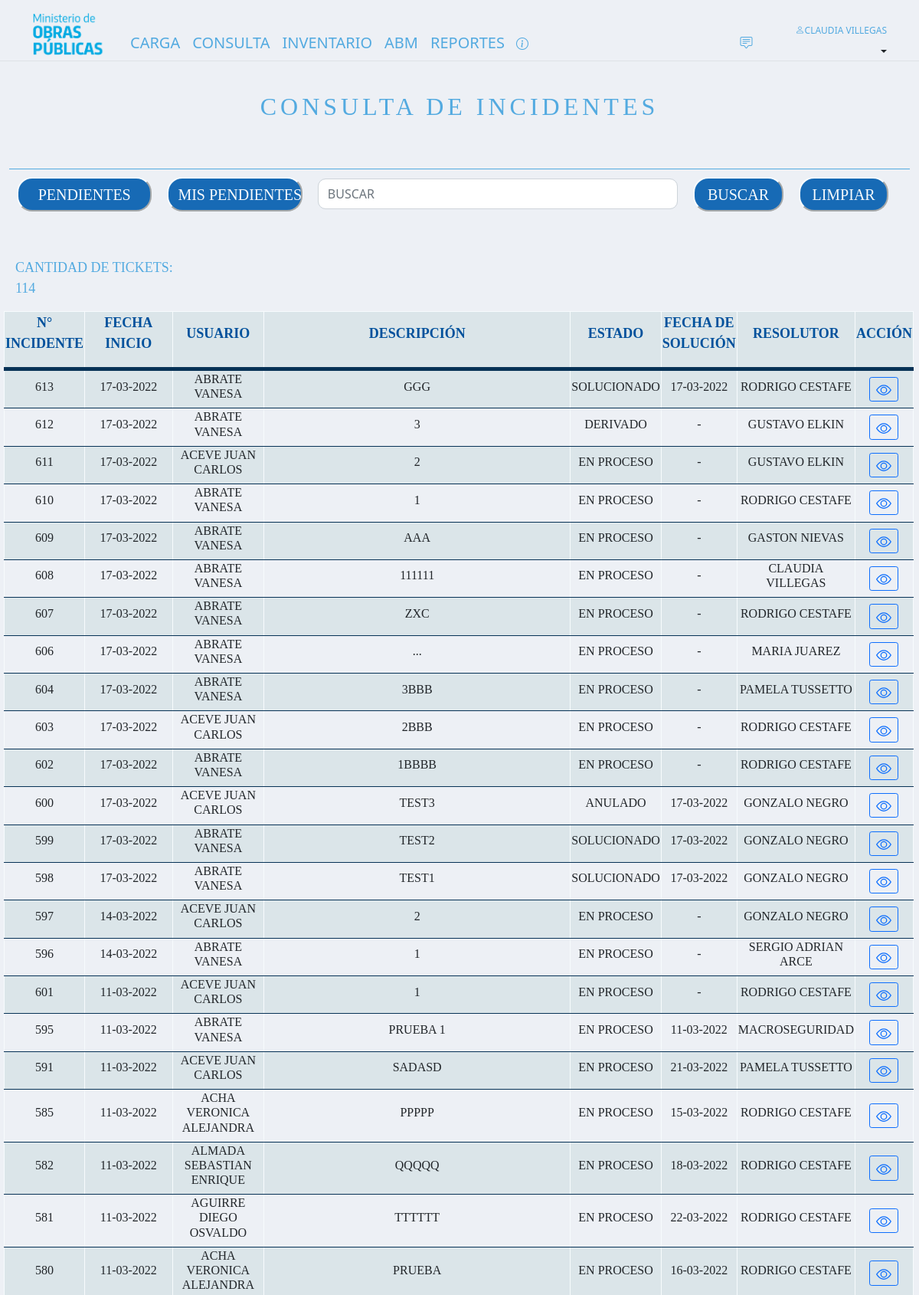
Screenshot of /consulta.php (signed in, upper part) with the database file from the repository.
### tables this page shows
CREATE TABLE `resolutor` (
  `ID_RESOLUTOR` int(2) NOT NULL,
  `RESOLUTOR` text NOT NULL,
  `ID_TIPO_RESOLUTOR` int(2) NOT NULL,
  `CUIL` text NOT NULL,
  `CORREO` varchar(100) NOT NULL,
  `TELEFONO` text NOT NULL,
  `CONTRASEÑA` varchar(100) NOT NULL
);

CREATE TABLE `ticket` (
  `ID_TICKET` int(11) NOT NULL,
  `FECHA_INICIO` date NOT NULL,
  `DESCRIPCION` longtext NOT NULL,
  `USUARIO` text NOT NULL,
  `ID_USUARIO` int(3) NOT NULL,
  `IMAGEN` longblob NOT NULL,
  `ID_TIPIFICACION` int(11) NOT NULL,
  `ID_PRIORIDAD` int(1) NOT NULL,
  `ID_ESTADO` int(11) NOT NULL,
  `NRO_EQUIPO` varchar(8) NOT NULL,
  `FECHA_SOLUCION` date NOT NULL,
  `ID_RESOLUTOR` int(11) NOT NULL,
  `TIPO_RESOLUTOR` int(2) NOT NULL,
  `ID_WS` int(11) NOT NULL,
  `HORA` time NOT NULL
);

CREATE TABLE `estado` (
  `ID_ESTADO` int(1) NOT NULL,
  `ESTADO` text NOT NULL
);

### consulta.php (the view, shortened to what this page needs)
<?php
include('conexion.php');
$iduser = $_SESSION['cuil'];
$sql = "SELECT ID_RESOLUTOR, CUIL, RESOLUTOR FROM resolutor WHERE CUIL='$iduser'";
$resultado = $datos_base->query($sql);
$row = $resultado->fetch_assoc();
?>
<!DOCTYPE html>
<html>
<head>
	<link rel="stylesheet" href="https://cdn.jsdelivr.net/npm/bootstrap-icons@1.5.0/font/bootstrap-icons.css">
	<link href="https://cdn.jsdelivr.net/npm/bootstrap@5.1.3/dist/css/bootstrap.min.css" rel="stylesheet">
	<link href="https://unpkg.com/aos@2.3.1/dist/aos.css" rel="stylesheet">
	<link rel="stylesheet" type="text/css" href="estiloconsulta.css">
</head>
<body>
<header class="p-3 mb-3 border-bottom altura">
    <div class="container">
      <div class="d-flex flex-wrap align-items-center justify-content-center justify-content-lg-start">
        <a class="d-flex align-items-center mb-2 mb-lg-0 text-dark text-decoration-none"><div id="foto"></div>
        </a>
        <ul class="nav col-12 col-lg-auto me-lg-auto mb-2 justify-content-center mb-md-0 espacio">
            <li><a href="cargadeincidentes.php" class="nav-link px-2 link-secondary link">CARGA</a></li>
            <li><a href="consulta.php" class="nav-link px-2 link-dark link">CONSULTA</a></li>
            <li><a href="inventario.php" class="nav-link px-2 link-dark link">INVENTARIO</a>
            </li>
            <li><a href="abm.php" class="nav-link px-2 link-dark link">ABM</a></li>
            <li><a href="tiporeporte.php" class="nav-link px-2 link-dark link">REPORTES</a></li>
			<li class="ubicacion"><a href="bienvenida.php"><i class="bi bi-info-circle"></i></a></li>
        </ul>
		<form method="POST" action="mensajes.php">
			<button href="mensajes.php" class="mensaje" style="margin-right: 50px;"><i class="bi bi-chat-square-text"></i></button>
		</form>
        <div class="dropdown text-end">
          <a href="#" class="d-block link-dark text-decoration-none dropdown-toggle" id="dropdownUser1" data-bs-toggle="dropdown" aria-expanded="false"><h5><i class="bi bi-person rounded-circle"></i><?php echo utf8_decode($row['RESOLUTOR']);?></h5></a>
        </div>
      </div>
    </div>
  </header>
	<section id="consulta">
		<div id="titulo" data-aos="zoom-in">
			<h1>CONSULTA DE INCIDENTES</h1>
		</div>
		<div id="filtro"  class="container-fluid">
			<form method="POST" action="consulta.php">
				<div class="form-group row">
				<input id="vlva1" class="button col-xl-2 col-lg-2" style="margin-left: 10px; margin-top: 10px;" type="submit" name="btn3" value="PENDIENTES"></input>
				<input id="vlva1" class="button col-xl-2 col-lg-2" style="margin-left: 10px; margin-top: 10px;" type="submit" name="pm" value="MIS PENDIENTES"></input>
				<?php
				if(empty($_POST['btn3']))
				{ if(empty($_POST['pm'])){?>
				<input type="text" style="margin-left: 10px; width: 40%; height: 40px; margin-top: 12px; 	box-sizing: border-box; border-radius: 10px; text-transform:uppercase;" name="buscar"  placeholder="Buscar"  class="form-control largo col-xl-4 col-lg-4">
 				<?php
				}}
				?>
				<?php
				if(empty($_POST['btn3']))
				{ if(empty($_POST['pm'])){?>
				<input id="vlva" class="button col-xl-2 col-lg-2" style="margin-left: 10px; margin-top: 10px;" type="submit" name="btn2" value="BUSCAR"></input>
				<?php
				}}
				?>
				<input id="vlva" class="button col-xl-2 col-lg-2" style="margin-left: 10px; margin-top: 10px;" type="submit" name="btn1" value="LIMPIAR"></input>
				</div>
			</form>
		</div>
		<div id="mostrar_incidentes">
			<?php
				echo "<table width=100%>
						<thead>
							<tr>
								<th><p>N° INCIDENTE</p></th>
								<th width=125px><p>FECHA INICIO</p></th>
								<th><p>USUARIO</p></th>
								<th width=450px><p>DESCRIPCIÓN</p></th>
								<th><p>ESTADO</p></th>
								<th><p>FECHA DE SOLUCIÓN</p></th>
								<th><p>RESOLUTOR</p></th>
								<th width=65px><p>ACCIÓN</p></th>
							</tr>
						</thead>
					";
							if(isset($_POST['btn3']))
							{
								 $contador = 0;
							$consulta=mysqli_query($datos_base, "SELECT t.ID_TICKET, t.FECHA_INICIO, t.USUARIO, t.DESCRIPCION, p.PRIORIDAD, e.ESTADO, t.NRO_EQUIPO, t.FECHA_SOLUCION, r.RESOLUTOR
							FROM ticket t
							LEFT JOIN prioridad p ON  p.ID_PRIORIDAD = t.ID_PRIORIDAD
							LEFT JOIN estado e ON e.ID_ESTADO = t.ID_ESTADO
							LEFT JOIN resolutor r ON r.ID_RESOLUTOR = t.ID_RESOLUTOR
							 WHERE t.ID_ESTADO IN (3, 4) ORDER BY t.FECHA_INICIO DESC, t.ID_TICKET DESC");
								while($listar = mysqli_fetch_array($consulta))
								{
									$fecord = date("d-m-Y", strtotime($listar['FECHA_INICIO']));
									$fecha = "0000-00-00";
									if($listar['FECHA_SOLUCION'] == $fecha)
									{
										$fec = date("d-m-Y", strtotime($listar['FECHA_SOLUCION']));
										$fec = "-";
									}
									else{
										$fec = date("d-m-Y", strtotime($listar['FECHA_SOLUCION']));
									}
									echo
									"
										<tr>
										<td><h4 style='margin-top:12px;margin-bottom: 12px; font-size:16px;'>".$listar['ID_TICKET']."</h4 ></td>
										<td><h4 style='margin-top:12px;margin-bottom: 12px; font-size:16px;'>".$fecord."</h4 ></td>
										<td><h4 style='margin-top:12px; margin-bottom: 12px; font-size:16px;'>".$listar['USUARIO']."</h4 ></td>
										<td><h4 style='margin-top:12px; margin-bottom: 12px; font-size:16px;'>".$listar['DESCRIPCION']."</h4 ></td>
										<td><h4 style='margin-top:12px; margin-bottom: 12px; font-size:16px;'>".$listar['ESTADO']."</h4 ></td>
										<td><h4 style='margin-top:12px; margin-bottom: 12px; font-size:16px;'>".$fec."</h4 ></td>
										<td><h4 style='margin-top:12px; margin-bottom: 12px; font-size:16px;'>".$listar['RESOLUTOR']."</h4 ></td>
										<td class='text-center text-nowrap'><a class='btn btn-sm btn-outline-primary' href=modificacion.php?no=".$listar['ID_TICKET']." target=new class=mod><svg xmlns='http://www.w3.org/2000/svg' width='16' height='16' fill='currentColor' class='bi bi-pencil-square' viewBox='0 0 16 16'>
											<path d='M15.502 1.94a.5.5 0 0 1 0 .706L14.459 3.69l-2-2L13.502.646a.5.5 0 0 1 .707 0l1.293 1.293zm-1.75 2.456-2-2L4.939 9.21a.5.5 0 0 0-.121.196l-.805 2.414a.25.25 0 0 0 .316.316l2.414-.805a.5.5 0 0 0 .196-.12l6.813-6.814z'/>
											<path fill-rule='evenodd' d='M1 13.5A1.5 1.5 0 0 0 2.5 15h11a1.5 1.5 0 0 0 1.5-1.5v-6a.5.5 0 0 0-1 0v6a.5.5 0 0 1-.5.5h-11a.5.5 0 0 1-.5-.5v-11a.5.5 0 0 1 .5-.5H9a.5.5 0 0 0 0-1H2.5A1.5 1.5 0 0 0 1 2.5v11z'/>
										  </svg></a></td>
										</tr>
									";
									$contador = $contador + 1;
								}
						}
							elseif(isset($_POST['btn2']))
							{
								$doc = $_POST['buscar'];
								$contador = 0;
								$consulta=mysqli_query($datos_base, "SELECT t.ID_TICKET, t.FECHA_INICIO, t.USUARIO, t.DESCRIPCION, p.PRIORIDAD, e.ESTADO, t.NRO_EQUIPO, t.FECHA_SOLUCION, r.RESOLUTOR
								FROM ticket t
								LEFT JOIN prioridad p ON  p.ID_PRIORIDAD = t.ID_PRIORIDAD
								LEFT JOIN estado e ON e.ID_ESTADO = t.ID_ESTADO
								LEFT JOIN resolutor r ON r.ID_RESOLUTOR = t.ID_RESOLUTOR
								WHERE t.ID_TICKET LIKE '$doc' OR t.DESCRIPCION LIKE '%$doc%' OR t.USUARIO LIKE '%$doc%'
								OR t.FECHA_INICIO LIKE '%$doc%' OR p.PRIORIDAD LIKE '%$doc%'  OR e.ESTADO LIKE '%$doc%'
								OR t.NRO_EQUIPO LIKE '%$doc%'  OR t.FECHA_SOLUCION LIKE '%$doc%'  OR r.RESOLUTOR LIKE '%$doc%'
								ORDER BY t.FECHA_INICIO DESC, t.ID_TICKET DESC");
								while($listar = mysqli_fetch_array($consulta))
								{
									$fecord = date("d-m-Y", strtotime($listar['FECHA_INICIO']));
									$fecha = "0000-00-00";
									if($listar['FECHA_SOLUCION'] == $fecha)
									{
										$fec = date("d-m-Y", strtotime($listar['FECHA_SOLUCION']));
										$fec = "-";
											}
												else{
													$fec = date("d-m-Y", strtotime($listar['FECHA_SOLUCION']));
												}
												echo
												"
													<tr>
													<td><h4 style='font-size:16px;'>".$listar['ID_TICKET']."</h4 ></td>
													<td><h4 style='font-size:16px;'>".$fecord."</h4 ></td>
													<td><h4 style='font-size:16px;'>".$listar['USUARIO']."</h4 ></td>
													<td><h4 style='font-size:16px;'>".$listar['DESCRIPCION']."</h4 ></td>
													<td><h4 style='font-size:16px;'>".$listar['ESTADO']."</h4 ></td>
													<td><h4 style='font-size:16px;'>".$fec."</h4 ></td>
													<td><h4 style='font-size:16px;'>".$listar['RESOLUTOR']."</h4 ></td>
													<td class='text-center text-nowrap'><a class='btn btn-sm btn-outline-primary' href=consultadetalle.php?no=".$listar['ID_TICKET']." target=new class=mod><svg xmlns='http://www.w3.org/2000/svg' width='20' height='20' fill='currentcolor' margin='5' class='bi bi-eye' viewBox='0 0 16 16'>
													<path d='M16 8s-3-5.5-8-5.5S0 8 0 8s3 5.5 8 5.5S16 8 16 8zM1.173 8a13.133 13.133 0 0 1 1.66-2.043C4.12 4.668 5.88 3.5 8 3.5c2.12 0 3.879 1.168 5.168 2.457A13.133 13.133 0 0 1 14.828 8c-.058.087-.122.183-.195.288-.335.48-.83 1.12-1.465 1.755C11.879 11.332 10.119 12.5 8 12.5c-2.12 0-3.879-1.168-5.168-2.457A13.134 13.134 0 0 1 1.172 8z'/>
													<path d='M8 5.5a2.5 2.5 0 1 0 0 5 2.5 2.5 0 0 0 0-5zM4.5 8a3.5 3.5 0 1 1 7 0 3.5 3.5 0 0 1-7 0z'/>
												  </svg></a></td>
													</tr>
												";
												$contador = $contador + 1;
								} ;}
								else{
									$contador = 0;
							$consulta=mysqli_query($datos_base, "SELECT t.ID_TICKET, t.FECHA_INICIO, t.USUARIO, t.DESCRIPCION, p.PRIORIDAD, e.ESTADO, t.NRO_EQUIPO, t.FECHA_SOLUCION, r.RESOLUTOR
							FROM ticket t
							LEFT JOIN prioridad p ON  p.ID_PRIORIDAD = t.ID_PRIORIDAD
							LEFT JOIN estado e ON e.ID_ESTADO = t.ID_ESTADO
							LEFT JOIN resolutor r ON r.ID_RESOLUTOR = t.ID_RESOLUTOR
							ORDER BY t.FECHA_INICIO DESC, t.ID_TICKET DESC");
								while($listar = mysqli_fetch_array($consulta))
								{
									$fecord = date("d-m-Y", strtotime($listar['FECHA_INICIO']));
									$fecha = "0000-00-00";
									if($listar['FECHA_SOLUCION'] == $fecha)
									{
										$fec = date("d-m-Y", strtotime($listar['FECHA_SOLUCION']));
										$fec = "-";
									}
									else{
										$fec = date("d-m-Y", strtotime($listar['FECHA_SOLUCION']));
									}
									echo
									"
										<tr>
										<td><h4 style='font-size:16px;'>".$listar['ID_TICKET']."</h4></td>
										<td><h4 style='font-size:16px;'>".$fecord."</h4></td>
										<td><h4 style='font-size:16px;'>".$listar['USUARIO']."</h4></td>
										<td><h4 style='font-size:16px;'>".$listar['DESCRIPCION']."</h4></td>
										<td><h4 style='font-size:16px;'>".$listar['ESTADO']."</h4></td>
										<td><h4 style='font-size:16px;'>".$fec."</h4 ></td>
										<td><h4 style='font-size:16px;' >".$listar['RESOLUTOR']."</h4></td>
										<td class='text-center text-nowrap'><a class='btn btn-sm btn-outline-primary' href=consultadetalle.php?no=".$listar['ID_TICKET']." target=new class=mod><svg xmlns='http://www.w3.org/2000/svg' width='20' height='20' fill='currentcolor' margin='5' class='bi bi-eye' viewBox='0 0 16 16'>
										<path d='M16 8s-3-5.5-8-5.5S0 8 0 8s3 5.5 8 5.5S16 8 16 8zM1.173 8a13.133 13.133 0 0 1 1.66-2.043C4.12 4.668 5.88 3.5 8 3.5c2.12 0 3.879 1.168 5.168 2.457A13.133 13.133 0 0 1 14.828 8c-.058.087-.122.183-.195.288-.335.48-.83 1.12-1.465 1.755C11.879 11.332 10.119 12.5 8 12.5c-2.12 0-3.879-1.168-5.168-2.457A13.134 13.134 0 0 1 1.172 8z'/>
										<path d='M8 5.5a2.5 2.5 0 1 0 0 5 2.5 2.5 0 0 0 0-5zM4.5 8a3.5 3.5 0 1 1 7 0 3.5 3.5 0 0 1-7 0z'/>
									  </svg></a></td>
										</tr>
									";
									$contador = $contador + 1;
								}
							}
						echo "<div id=contador>";
						echo"
							<p>CANTIDAD DE TICKETS:  $contador</p>
						</div>
				</table>";
			 ?>
		</div>
	</section>
</body>
</html>

### estiloconsulta.css (style rules this page uses)
section, header { width: 100%; margin-left: auto; margin-right: auto; }
header { height: 60px; }
h1 { text-align: center; color: #53AAE0; font-family: TrasandinaBlack; font-size: 32px; letter-spacing: 5px; }
h4 { text-align: center; font-family: TrasandinaBook; font-size: 14px; text-transform: uppercase; }
p { text-align: center; font-family: TrasandinaMedium; color: #00519C; font-size: 18px; }
#contador p { text-align: left; margin-left: 20px; }
#consulta { width: auto; }
#titulo { width: auto; height: 80px; margin-bottom: 20px; }
#titulo h1 { margin-top: 40px; }
#filtro { height: auto; width: 98%; border-top: 1px solid #53AAE0; }
#contador { height: 70px; width: 20%; margin-top: 40px; }
#contador p { color: #53AAE0; }
#mostrar_incidentes { height: auto; width: 99%; float: left; margin-top: 20px; }
#filtro, #mostrar_incidentes { margin-top: 10px; }
input { width: 320px; margin: 10px; margin-top: 10px; margin-left: 10px; display: inline; box-sizing: border-box; border-radius: 10px; border-color: white; }
.largo { width: 550px; }
::placeholder { color: black; }
.button { color: #f7fbfd; font-size: 20px; font-family: TrasandinaBook; background-color: #53AAE0; border-color: #f7fbfd; cursor: pointer; width: 160px; margin-bottom: 10px; }
.nav li a { color: black; display: block; }
.nav > li { float: left; }
table { text-align: left; margin-left: 5px; background-color: #dbe5e9; border-collapse: collapse; width:100%; }
th, td { border: solid 1px #f7fbfd; border-bottom: solid 1px #073256; }
thead { background-color: #dbe5e9; border-bottom: solid 5px #073256; width: 100%; }
tr:nth-child(even) { background-color: #edf0f5; }
#foto { width: 100px; height: 80px; background-image: url("imagenes/logoObrasPúblicas.png"); background-repeat: no-repeat; background-size: 140%; cursor: default; }
.espacio { margin-left: 20px; }
.link { color: #53AAE0 !important; font-size: 20px; }
.link { text-decoration: none; background-image: linear-gradient(currentColor, currentColor); background-position: 0% 100%; background-repeat: no-repeat; background-size: 0% 2px; transition: background-size .3s; }
.altura { height: 80px; }
.ubicacion { width: 30px; margin-top: 12px; text-align: center; }
i { color: #53AAE0; }
h5 { font-size: 12px; color: #53AAE0; }
#vlva { width: 10%; height: 45px; background-color: #176AB5; border-color: #f7fbfd; font-size: 20px; font-family: TrasandinaBook; border-radius: 20px; }
#vlva1 { width: 15%; height: 45px; background-color: #176AB5; border-color: #f7fbfd; font-size: 20px; font-family: TrasandinaBook; border-radius: 20px; }
.mensaje { background-color: #edf0f5; border: none; }

### consulta.php (style rules this page uses)
body { background-color: #edf0f5; }

### rows the page displays
resolutor: RESOLUTOR "CLAUDIA VILLEGAS"
ticket: ID_TICKET "613", FECHA_INICIO "17-03-2022", USUARIO "ABRATE VANESA", DESCRIPCION "GGG", ID_ESTADO.ESTADO "SOLUCIONADO", FECHA_SOLUCION "17-03-2022", ID_RESOLUTOR.RESOLUTOR "RODRIGO CESTAFE"
ticket: ID_TICKET "612", FECHA_INICIO "17-03-2022", USUARIO "ABRATE VANESA", DESCRIPCION "3", ID_ESTADO.ESTADO "DERIVADO", FECHA_SOLUCION "-", ID_RESOLUTOR.RESOLUTOR "GUSTAVO ELKIN"
ticket: ID_TICKET "611", FECHA_INICIO "17-03-2022", USUARIO "ACEVE JUAN CARLOS", DESCRIPCION "2", ID_ESTADO.ESTADO "EN PROCESO", FECHA_SOLUCION "-", ID_RESOLUTOR.RESOLUTOR "GUSTAVO ELKIN"
ticket: ID_TICKET "610", FECHA_INICIO "17-03-2022", USUARIO "ABRATE VANESA", DESCRIPCION "1", ID_ESTADO.ESTADO "EN PROCESO", FECHA_SOLUCION "-", ID_RESOLUTOR.RESOLUTOR "RODRIGO CESTAFE"
ticket: ID_TICKET "609", FECHA_INICIO "17-03-2022", USUARIO "ABRATE VANESA", DESCRIPCION "AAA", ID_ESTADO.ESTADO "EN PROCESO", FECHA_SOLUCION "-", ID_RESOLUTOR.RESOLUTOR "GASTON NIEVAS"
ticket: ID_TICKET "608", FECHA_INICIO "17-03-2022", USUARIO "ABRATE VANESA", DESCRIPCION "111111", ID_ESTADO.ESTADO "EN PROCESO", FECHA_SOLUCION "-", ID_RESOLUTOR.RESOLUTOR "CLAUDIA VILLEGAS"
ticket: ID_TICKET "607", FECHA_INICIO "17-03-2022", USUARIO "ABRATE VANESA", DESCRIPCION "ZXC", ID_ESTADO.ESTADO "EN PROCESO", FECHA_SOLUCION "-", ID_RESOLUTOR.RESOLUTOR "RODRIGO CESTAFE"
ticket: ID_TICKET "606", FECHA_INICIO "17-03-2022", USUARIO "ABRATE VANESA", DESCRIPCION "...", ID_ESTADO.ESTADO "EN PROCESO", FECHA_SOLUCION "-", ID_RESOLUTOR.RESOLUTOR "MARIA JUAREZ"
ticket: ID_TICKET "604", FECHA_INICIO "17-03-2022", USUARIO "ABRATE VANESA", DESCRIPCION "3BBB", ID_ESTADO.ESTADO "EN PROCESO", FECHA_SOLUCION "-", ID_RESOLUTOR.RESOLUTOR "PAMELA TUSSETTO"
ticket: ID_TICKET "603", FECHA_INICIO "17-03-2022", USUARIO "ACEVE JUAN CARLOS", DESCRIPCION "2BBB", ID_ESTADO.ESTADO "EN PROCESO", FECHA_SOLUCION "-", ID_RESOLUTOR.RESOLUTOR "RODRIGO CESTAFE"
ticket: ID_TICKET "602", FECHA_INICIO "17-03-2022", USUARIO "ABRATE VANESA", DESCRIPCION "1BBBB", ID_ESTADO.ESTADO "EN PROCESO", FECHA_SOLUCION "-", ID_RESOLUTOR.RESOLUTOR "RODRIGO CESTAFE"
ticket: ID_TICKET "600", FECHA_INICIO "17-03-2022", USUARIO "ACEVE JUAN CARLOS", DESCRIPCION "TEST3", ID_ESTADO.ESTADO "ANULADO", FECHA_SOLUCION "17-03-2022", ID_RESOLUTOR.RESOLUTOR "GONZALO NEGRO"
ticket: ID_TICKET "599", FECHA_INICIO "17-03-2022", USUARIO "ABRATE VANESA", DESCRIPCION "TEST2", ID_ESTADO.ESTADO "SOLUCIONADO", FECHA_SOLUCION "17-03-2022", ID_RESOLUTOR.RESOLUTOR "GONZALO NEGRO"
ticket: ID_TICKET "598", FECHA_INICIO "17-03-2022", USUARIO "ABRATE VANESA", DESCRIPCION "TEST1", ID_ESTADO.ESTADO "SOLUCIONADO", FECHA_SOLUCION "17-03-2022", ID_RESOLUTOR.RESOLUTOR "GONZALO NEGRO"
ticket: ID_TICKET "597", FECHA_INICIO "14-03-2022", USUARIO "ACEVE JUAN CARLOS", DESCRIPCION "2", ID_ESTADO.ESTADO "EN PROCESO", FECHA_SOLUCION "-", ID_RESOLUTOR.RESOLUTOR "GONZALO NEGRO"
ticket: ID_TICKET "596", FECHA_INICIO "14-03-2022", USUARIO "ABRATE VANESA", DESCRIPCION "1", ID_ESTADO.ESTADO "EN PROCESO", FECHA_SOLUCION "-", ID_RESOLUTOR.RESOLUTOR "SERGIO ADRIAN ARCE"
ticket: ID_TICKET "601", FECHA_INICIO "11-03-2022", USUARIO "ACEVE JUAN CARLOS", DESCRIPCION "1", ID_ESTADO.ESTADO "EN PROCESO", FECHA_SOLUCION "-", ID_RESOLUTOR.RESOLUTOR "RODRIGO CESTAFE"
ticket: ID_TICKET "595", FECHA_INICIO "11-03-2022", USUARIO "ABRATE VANESA", DESCRIPCION "PRUEBA 1", ID_ESTADO.ESTADO "EN PROCESO", FECHA_SOLUCION "11-03-2022", ID_RESOLUTOR.RESOLUTOR "MACROSEGURIDAD"
ticket: ID_TICKET "591", FECHA_INICIO "11-03-2022", USUARIO "ACEVE JUAN CARLOS", DESCRIPCION "SADASD", ID_ESTADO.ESTADO "EN PROCESO", FECHA_SOLUCION "21-03-2022", ID_RESOLUTOR.RESOLUTOR "PAMELA TUSSETTO"
ticket: ID_TICKET "585", FECHA_INICIO "11-03-2022", USUARIO "ACHA VERONICA ALEJANDRA", DESCRIPCION "PPPPP", ID_ESTADO.ESTADO "EN PROCESO", FECHA_SOLUCION "15-03-2022", ID_RESOLUTOR.RESOLUTOR "RODRIGO CESTAFE"
ticket: ID_TICKET "582", FECHA_INICIO "11-03-2022", USUARIO "ALMADA SEBASTIAN ENRIQUE", DESCRIPCION "QQQQQ", ID_ESTADO.ESTADO "EN PROCESO", FECHA_SOLUCION "18-03-2022", ID_RESOLUTOR.RESOLUTOR "RODRIGO CESTAFE"
ticket: ID_TICKET "581", FECHA_INICIO "11-03-2022", USUARIO "AGUIRRE DIEGO OSVALDO", DESCRIPCION "TTTTTT", ID_ESTADO.ESTADO "EN PROCESO", FECHA_SOLUCION "22-03-2022", ID_RESOLUTOR.RESOLUTOR "RODRIGO CESTAFE"
ticket: ID_TICKET "580", FECHA_INICIO "11-03-2022", USUARIO "ACHA VERONICA ALEJANDRA", DESCRIPCION "PRUEBA", ID_ESTADO.ESTADO "EN PROCESO", FECHA_SOLUCION "16-03-2022", ID_RESOLUTOR.RESOLUTOR "RODRIGO CESTAFE"

### other values shown
$contador "114"
